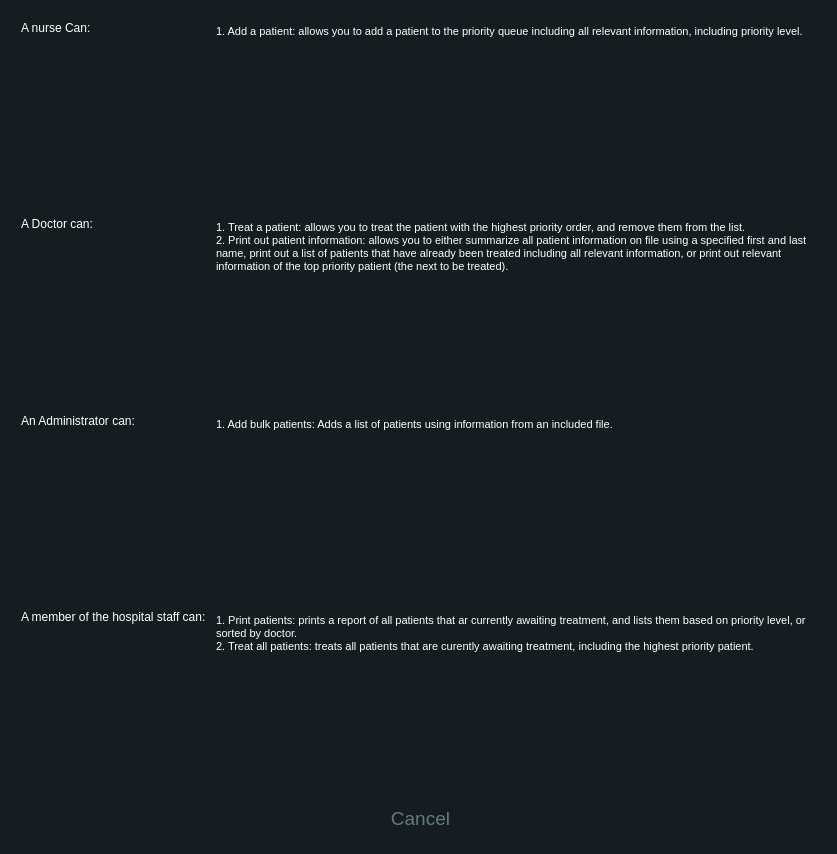
<?xml version="1.0" encoding="UTF-8"?>
<ui version="4.0">
 <class>HelpWindow</class>
 <widget class="QWidget" name="HelpWindow">
  <property name="enabled">
   <bool>true</bool>
  </property>
  <property name="geometry">
   <rect>
    <x>0</x>
    <y>0</y>
    <width>837</width>
    <height>854</height>
   </rect>
  </property>
  <property name="sizePolicy">
   <sizepolicy hsizetype="Fixed" vsizetype="Ignored">
    <horstretch>0</horstretch>
    <verstretch>0</verstretch>
   </sizepolicy>
  </property>
  <property name="windowTitle">
   <string>HelpWindow</string>
  </property>
  <property name="layoutDirection">
   <enum>Qt::LeftToRight</enum>
  </property>
  <property name="styleSheet">
   <string notr="true">
color: white; 
background-color: #151d20;
</string>
  </property>
  <widget class="QWidget" name="">
   <property name="geometry">
    <rect>
     <x>10</x>
     <y>10</y>
     <width>821</width>
     <height>831</height>
    </rect>
   </property>
   <layout class="QVBoxLayout" name="verticalLayout_2">
    <item>
     <layout class="QVBoxLayout" name="verticalLayout">
      <item>
       <layout class="QGridLayout" name="gridLayout" columnstretch="0,0">
        <property name="sizeConstraint">
         <enum>QLayout::SetNoConstraint</enum>
        </property>
        <item row="3" column="0">
         <widget class="QLabel" name="label_3">
          <property name="text">
           <string>An Administrator can:</string>
          </property>
          <property name="alignment">
           <set>Qt::AlignLeading|Qt::AlignLeft|Qt::AlignTop</set>
          </property>
         </widget>
        </item>
        <item row="4" column="0">
         <widget class="QLabel" name="label_4">
          <property name="text">
           <string>A member of the hospital staff can:</string>
          </property>
          <property name="alignment">
           <set>Qt::AlignLeading|Qt::AlignLeft|Qt::AlignTop</set>
          </property>
         </widget>
        </item>
        <item row="4" column="1">
         <widget class="QTextBrowser" name="textBrowser_4">
          <property name="styleSheet">
           <string notr="true">border:none;</string>
          </property>
          <property name="html">
           <string>&lt;!DOCTYPE HTML PUBLIC &quot;-//W3C//DTD HTML 4.0//EN&quot; &quot;http://www.w3.org/TR/REC-html40/strict.dtd&quot;&gt;
&lt;html&gt;&lt;head&gt;&lt;meta name=&quot;qrichtext&quot; content=&quot;1&quot; /&gt;&lt;style type=&quot;text/css&quot;&gt;
p, li { white-space: pre-wrap; }
&lt;/style&gt;&lt;/head&gt;&lt;body style=&quot; font-family:'MS Shell Dlg 2'; font-size:8pt; font-weight:400; font-style:normal;&quot;&gt;
&lt;p style=&quot; margin-top:0px; margin-bottom:0px; margin-left:0px; margin-right:0px; -qt-block-indent:0; text-indent:0px;&quot;&gt;1. Print patients: prints a report of all patients that ar currently awaiting treatment, and lists them based on priority level, or sorted by doctor.&lt;/p&gt;
&lt;p style=&quot; margin-top:0px; margin-bottom:0px; margin-left:0px; margin-right:0px; -qt-block-indent:0; text-indent:0px;&quot;&gt;2. Treat all patients: treats all patients that are curently awaiting treatment, including the highest priority patient.&lt;/p&gt;
&lt;p style=&quot;-qt-paragraph-type:empty; margin-top:0px; margin-bottom:0px; margin-left:0px; margin-right:0px; -qt-block-indent:0; text-indent:0px;&quot;&gt;&lt;br /&gt;&lt;/p&gt;&lt;/body&gt;&lt;/html&gt;</string>
          </property>
         </widget>
        </item>
        <item row="2" column="0">
         <widget class="QLabel" name="label_2">
          <property name="text">
           <string>A Doctor can:</string>
          </property>
          <property name="alignment">
           <set>Qt::AlignLeading|Qt::AlignLeft|Qt::AlignTop</set>
          </property>
         </widget>
        </item>
        <item row="3" column="1">
         <widget class="QTextBrowser" name="textBrowser_3">
          <property name="styleSheet">
           <string notr="true">border:none;</string>
          </property>
          <property name="html">
           <string>&lt;!DOCTYPE HTML PUBLIC &quot;-//W3C//DTD HTML 4.0//EN&quot; &quot;http://www.w3.org/TR/REC-html40/strict.dtd&quot;&gt;
&lt;html&gt;&lt;head&gt;&lt;meta name=&quot;qrichtext&quot; content=&quot;1&quot; /&gt;&lt;style type=&quot;text/css&quot;&gt;
p, li { white-space: pre-wrap; }
&lt;/style&gt;&lt;/head&gt;&lt;body style=&quot; font-family:'MS Shell Dlg 2'; font-size:8pt; font-weight:400; font-style:normal;&quot;&gt;
&lt;p style=&quot; margin-top:0px; margin-bottom:0px; margin-left:0px; margin-right:0px; -qt-block-indent:0; text-indent:0px;&quot;&gt;1. Add bulk patients: Adds a list of patients using information from an included file.&lt;/p&gt;&lt;/body&gt;&lt;/html&gt;</string>
          </property>
         </widget>
        </item>
        <item row="2" column="1">
         <widget class="QTextBrowser" name="textBrowser_2">
          <property name="styleSheet">
           <string notr="true">border:none;</string>
          </property>
          <property name="html">
           <string>&lt;!DOCTYPE HTML PUBLIC &quot;-//W3C//DTD HTML 4.0//EN&quot; &quot;http://www.w3.org/TR/REC-html40/strict.dtd&quot;&gt;
&lt;html&gt;&lt;head&gt;&lt;meta name=&quot;qrichtext&quot; content=&quot;1&quot; /&gt;&lt;style type=&quot;text/css&quot;&gt;
p, li { white-space: pre-wrap; }
&lt;/style&gt;&lt;/head&gt;&lt;body style=&quot; font-family:'MS Shell Dlg 2'; font-size:8pt; font-weight:400; font-style:normal;&quot;&gt;
&lt;p style=&quot; margin-top:0px; margin-bottom:0px; margin-left:0px; margin-right:0px; -qt-block-indent:0; text-indent:0px;&quot;&gt;1. Treat a patient: allows you to treat the patient with the highest priority order, and remove them from the list.&lt;/p&gt;
&lt;p style=&quot; margin-top:0px; margin-bottom:0px; margin-left:0px; margin-right:0px; -qt-block-indent:0; text-indent:0px;&quot;&gt;2. Print out patient information: allows you to either summarize all patient information on file using a specified first and last name, print out a list of patients that have already been treated including all relevant information, or print out relevant information of the top priority patient (the next to be treated).&lt;/p&gt;&lt;/body&gt;&lt;/html&gt;</string>
          </property>
         </widget>
        </item>
        <item row="0" column="0">
         <widget class="QLabel" name="label">
          <property name="sizePolicy">
           <sizepolicy hsizetype="Preferred" vsizetype="Preferred">
            <horstretch>0</horstretch>
            <verstretch>0</verstretch>
           </sizepolicy>
          </property>
          <property name="text">
           <string>A nurse Can:</string>
          </property>
          <property name="alignment">
           <set>Qt::AlignLeading|Qt::AlignLeft|Qt::AlignTop</set>
          </property>
         </widget>
        </item>
        <item row="0" column="1">
         <widget class="QTextBrowser" name="textBrowser">
          <property name="styleSheet">
           <string notr="true">border: none;</string>
          </property>
          <property name="html">
           <string>&lt;!DOCTYPE HTML PUBLIC &quot;-//W3C//DTD HTML 4.0//EN&quot; &quot;http://www.w3.org/TR/REC-html40/strict.dtd&quot;&gt;
&lt;html&gt;&lt;head&gt;&lt;meta name=&quot;qrichtext&quot; content=&quot;1&quot; /&gt;&lt;style type=&quot;text/css&quot;&gt;
p, li { white-space: pre-wrap; }
&lt;/style&gt;&lt;/head&gt;&lt;body style=&quot; font-family:'MS Shell Dlg 2'; font-size:8pt; font-weight:400; font-style:normal;&quot;&gt;
&lt;p style=&quot; margin-top:0px; margin-bottom:0px; margin-left:0px; margin-right:0px; -qt-block-indent:0; text-indent:0px;&quot;&gt;1. Add a patient: allows you to add a patient to the priority queue including all relevant information, including priority level.&lt;/p&gt;&lt;/body&gt;&lt;/html&gt;</string>
          </property>
         </widget>
        </item>
       </layout>
      </item>
     </layout>
    </item>
    <item>
     <widget class="QPushButton" name="cancelbutton">
      <property name="layoutDirection">
       <enum>Qt::LeftToRight</enum>
      </property>
      <property name="styleSheet">
       <string notr="true">QPushButton:hover {
background-color: #0c1416;
color: white;
font-size: 19px;
bottom-margin: 0px;
}

QPushButton {
background-color: #151d20;
font-size: 19px;
color: #657980;
border: 1px red;
}
</string>
      </property>
      <property name="text">
       <string>Cancel</string>
      </property>
      <property name="autoDefault">
       <bool>false</bool>
      </property>
      <property name="default">
       <bool>false</bool>
      </property>
      <property name="flat">
       <bool>false</bool>
      </property>
     </widget>
    </item>
   </layout>
  </widget>
 </widget>
 <layoutdefault spacing="6" margin="11"/>
 <resources/>
 <connections/>
</ui>
